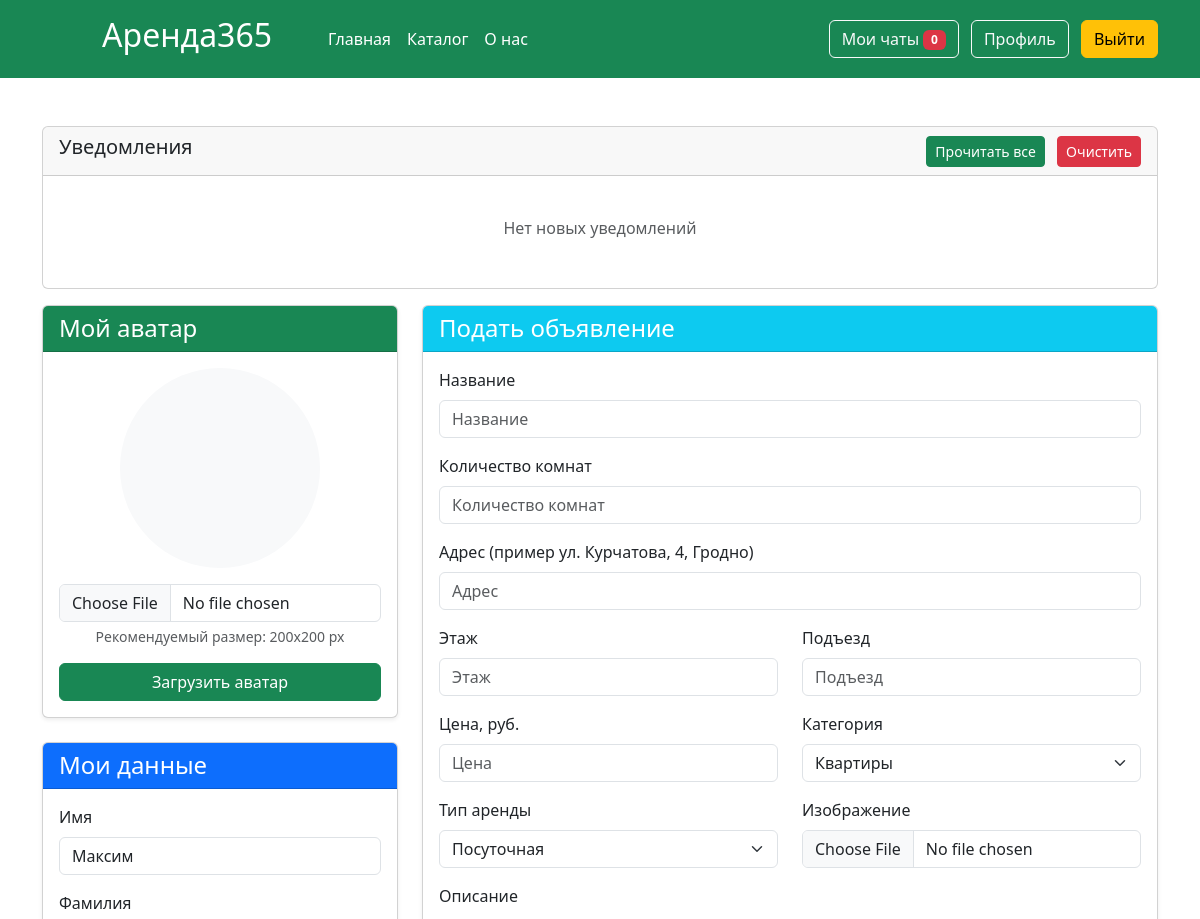
The page /profile (signed in, upper part) on the database as committed earlier.
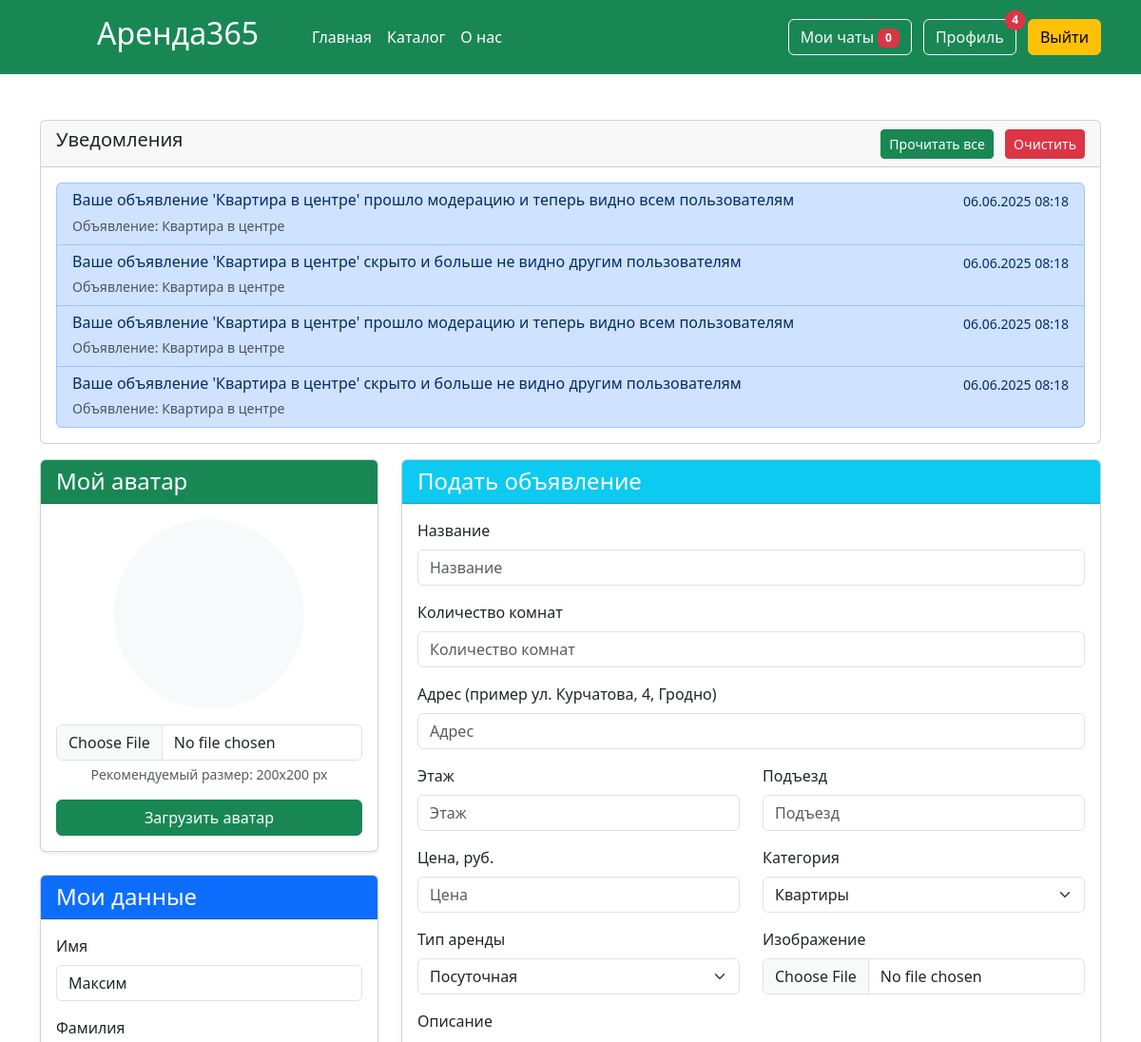
The same page on the database as committed later.
### app.py (models this page shows, shortened)
class Users(db.Model):
    id = db.Column(db.Integer,primary_key=True)
    name = db.Column(db.String(100))
    surname = db.Column(db.String(100))
    email = db.Column(db.String(100), unique=True)
    password = db.Column(db.String(100), unique=True)
    root = db.Column(db.Integer, default=0)
    avatar = db.Column(db.String(120), default='default.jpg')
    articles = db.relationship('Articles', backref='users', lazy=True)

class Notification(db.Model):
    id = db.Column(db.Integer, primary_key=True)
    user_id = db.Column(db.Integer, db.ForeignKey('users.id'), nullable=False)
    message = db.Column(db.Text, nullable=False)
    is_read = db.Column(db.Boolean, default=False)
    created_at = db.Column(db.DateTime, default=datetime.now)
    article_id = db.Column(db.Integer, db.ForeignKey('articles.id'))
    user = db.relationship('Users', backref='notifications')
    article = db.relationship('Articles')

class Articles(db.Model):
    id = db.Column(db.Integer,primary_key=True)
    title = db.Column(db.String(100))
    text = db.Column(db.Text)
    image_name = db.Column(db.String(100))
    category = db.Column(db.String(100))
    price = db.Column(db.Integer)
    floor = db.Column(db.Integer)
    entrance = db.Column(db.Integer)
    type_app = db.Column(db.String(100))
    address= db.Column(db.String(100))
    count_rooms = db.Column(db.Integer)
    hide = db.Column(db.Boolean, default=True)
    created_at = db.Column(db.DateTime, default=datetime.now)
    id_user = db.Column(db.Integer, db.ForeignKey('users.id'))
    orders = db.relationship('Orders', backref='article', lazy=True)
    images = db.relationship('Image', backref='article', lazy=True, cascade="all, delete-orphan")

### app.py (the view, shortened to what this page needs)
@app.route('/profile', methods=['GET', 'POST'])
def profile():
    if not 'name' in session:
        abort(401)
    total_user = Users.query.filter_by(email=session['name']).first()
    articles = Articles.query.filter_by(id_user=total_user.id).all()
    orders = Orders.query.filter_by(id_user=total_user.id).join(Articles).all()
    notifications = Notification.query.filter_by(user_id=total_user.id)\
        .order_by(Notification.created_at.desc()).all()
    return render_template("profile.html",articles=articles,orders=orders,notifications=notifications)

### app.py (called while the page is built)
@app.context_processor
def inject_unread_messages():
    if 'name' in session:
        current_user = Users.query.filter_by(email=session['name']).first()
        unread_count = Messages.query.filter_by(recipient_id=current_user.id, is_read=False).count()
        return dict(unread_messages=unread_count)
    return dict(unread_messages=0)

@app.context_processor
def inject_user():
    def get_user_name():
        if 'name' in session:
            return Users.query.filter_by(email=session['name']).first()
    return dict(active_user=get_user_name())

@app.context_processor
def inject_unread_count():
    if 'name' in session:
        user = Users.query.filter_by(email=session['name']).first()
        if user:
            unread_count = Notification.query.filter_by(user_id=user.id, is_read=False).count()
            return dict(unread_notifications=unread_count)
    return dict(unread_notifications=0)

### templates/profile.html (shortened to what this page needs)
{% extends 'base.html' %}
{% block main %}
<main>
    <div class="container my-5">
      <div class="card my-3">
    <div class="card-header d-flex justify-content-between align-items-center">
        <h5>Уведомления</h5>
        <div>
            <a href="{{url_for('mark_all_as_read')}}" class="btn btn-sm btn-success me-2">
                Прочитать все
            </a>
            <a href="{{url_for('clear_notifications')}}" class="btn btn-sm btn-danger"
               onclick="return confirm('Вы уверены, что хотите удалить все уведомления?')">
                Очистить
            </a>
        </div>
    </div>
    <div class="card-body">
        {% if notifications %}
        <div class="list-group">
            {% for notification in notifications %}
            <a href="{{url_for('mark_notification_as_read', notification_id=notification.id)}}"
               class="list-group-item list-group-item-action {% if not notification.is_read %}list-group-item-primary{% endif %}">
                <div class="d-flex w-100 justify-content-between">
                    <div>
                        <h6 class="mb-1">{{ notification.message }}</h6>
                        {% if notification.article %}
                        <small class="text-muted">Объявление: {{ notification.article.title }}</small>
                        {% endif %}
                    </div>
                    <small>{{ notification.created_at.strftime('%d.%m.%Y %H:%M') }}</small>
                </div>
            </a>
            {% endfor %}
        </div>
        {% else %}
        <div class="text-center py-3">
            <p class="text-muted mt-2">Нет новых уведомлений</p>
        </div>
        {% endif %}
    </div>
</div>
        <div class="row mb-3">
            <div class="col-lg-4">
                <div class="card mb-4 shadow-sm">
                    <div class="card-header bg-success text-white">
                        <h4 class="my-0 fw-normal">Мой аватар</h4>
                    </div>
                    <div class="card-body text-center">
                        <div class="mb-3">
                            {% if active_user.avatar %}
                            <img src="{{ url_for('static', filename='img/upload/' + active_user.avatar) }}"
                                 class="rounded-circle img-thumbnail"
                                 alt="Аватар"
                                 style="width: 200px; height: 200px; object-fit: cover;">
                            {% else %}
                            <div class="d-flex justify-content-center align-items-center rounded-circle bg-light"
                                 style="width: 200px; height: 200px; margin: 0 auto;">
                            </div>
                            {% endif %}
                        </div>
                        <form method="post" action="{{url_for('load_avatar')}}" enctype="multipart/form-data">
                            <div class="mb-3">
                                <input type="file" class="form-control" id="avatar" name="avatar" accept=".jpg,.jpeg,.png" required>
                                <div class="form-text">Рекомендуемый размер: 200x200 px</div>
                            </div>
                            <button type="submit" class="btn btn-success w-100">
                                 Загрузить аватар
                            </button>
                        </form>
                    </div>
                </div>
                <div class="card shadow-sm">
                    <div class="card-header bg-primary text-white">
                        <h4 class="my-0 fw-normal">Мои данные</h4>
                    </div>
                    <div class="card-body">
                        <form method="post" action="{{url_for('edit_profile')}}">
                            <div class="mb-3">
                                <label for="username" class="form-label">Имя</label>
                                <input type="text" class="form-control" id="username" name="name" value="{{ active_user.name }}" required>
                            </div>
                            <div class="mb-3">
                              <label for="surname" class="form-label">Фамилия</label>
                          </div>
                        </form>
                    </div>
                </div>
            </div>
            <div class="col-lg-8">
                <div class="card shadow-sm h-100">
                    <div class="card-header bg-info text-white">
                        <h4 class="my-0 fw-normal">Подать объявление</h4>
                    </div>
                    <div class="card-body">
                        <form method="post" enctype="multipart/form-data">
                            <div class="mb-3">
                                <label for="name" class="form-label">Название</label>
                                <input type="text" name="name" class="form-control" placeholder="Название" id="name" required>
                            </div>
                            <div class="mb-3">
                                <label for="count_rooms" class="form-label">Количество комнат</label>
                                <input type="number" name="count_rooms" min="1" class="form-control" placeholder="Количество комнат" id="count_rooms" required>
                            </div>
                            <div class="mb-3">
                                <label for="address" class="form-label">Адрес (пример ул. Курчатова, 4, Гродно)</label>
                                <input type="text" class="form-control" name="address" placeholder="Адрес" id="address" required>
                            </div>
                            <div class="row">
                                <div class="col-md-6 mb-3">
                                    <label for="floor" class="form-label">Этаж</label>
                                    <input type="number" class="form-control" min="1" name="floor" placeholder="Этаж" id="price" >
                                </div>
                                <div class="col-md-6 mb-3">
                                    <label for="entrance" class="form-label">Подъезд</label>
                                    <input type="number" class="form-control" min="1" name="entrance" placeholder="Подъезд" id="entrance" >
                                </div>
                            </div>
                            <div class="row">
                                <div class="col-md-6 mb-3">
                                    <label for="price" class="form-label">Цена, руб.</label>
                                    <input type="number" class="form-control" min="1" name="price" placeholder="Цена" id="price" required>
                                </div>
                                <div class="col-md-6 mb-3">
                                    <label for="category" class="form-label">Категория</label>
                                    <select name="category" id="category" class="form-select">
                                        <option value="Квартиры">Квартиры</option>
                                    </select>
                                </div>
                            </div>
                            <div class="row">
                                <div class="col-md-6 mb-3">
                                    <label for="type" class="form-label">Тип аренды</label>
                                    <select name="type" id="type" class="form-select">
                                        <option value="Посуточная">Посуточная</option>
                                    </select>
                                </div>
                                <div class="col-md-6 mb-3">
                                    <label for="image" class="form-label">Изображение</label>
                                    <input type="file" id="image" required name="image" class="form-control" accept=".jpg,.jpeg,.png">
                                </div>
                            </div>
                            <div class="mb-3">
                                <label class="form-label">Описание</label>
                            </div>
                        </form>
                    </div>
                </div>
            </div>
        </div>
    </div>
</main>
{% endblock %}

### templates/base.html (shortened to what this page needs)
<!DOCTYPE html>
<html lang="en">
  <head>
    <link
      href="{{ url_for('static', filename='css/bootstrap.min.css') }}"
      rel="stylesheet"
    />
    <link rel="stylesheet" href="{{ url_for('static', filename='css/style.css') }}" />
    <link rel="stylesheet" href="https://cdn.jsdelivr.net/npm/flatpickr/dist/flatpickr.min.css">
<link
  rel="stylesheet"
  href="https://unpkg.com/leaflet@1.9.4/dist/leaflet.css"
/>
  </head>
  <body>
    <header class="p-3 text-bg-success">
      <div class="container">
        <div
          class="d-flex flex-wrap align-items-center justify-content-center justify-content-lg-start"
        >
          <a
            href="/"
            class="d-flex align-items-center mb-2 mb-lg-0 text-white text-decoration-none"
          >
            <h2>Аренда365</h2>
          </a>
          <ul
            class="nav col-12 col-lg-auto me-lg-auto mx-5 mb-2 justify-content-center mb-md-0"
          >
            <li>
              <a href="/" class="nav-link px-2 text-white">Главная</a>
            </li>
            <li><a href="/catalog" class="nav-link px-2 text-white">Каталог</a></li>
            <li>
              <a href="/about" class="nav-link px-2 text-white">О нас</a>
            </li>
          </ul>
          <div class="text-end">
            {%if 'name' in session and active_user %}
            <a href="/my_chats" class="btn btn-outline-light me-2">Мои чаты <span class="badge bg-danger">{{ unread_messages }}</span></a>
            <a href="/profile" class="btn btn-outline-light me-2 position-relative">
              Профиль
              {% if unread_notifications > 0 %}
            <span class="position-absolute top-0 start-100 translate-middle badge rounded-pill bg-danger">
                {{ unread_notifications }}
            </span>
            {% endif %}
            </a>
            <a href="/logout"  class="btn btn-warning">Выйти</a>
            {% else %}
            <a href="/login" class="btn btn-outline-light me-2">Вход</a>
             <a href="/reg"  class="btn btn-warning">Регистрация</a>
             {%endif%}
          </div>
        </div>
      </div>
    </header>
    {% block main %} {% endblock %}
  </body>
</html>

### static/css/style.css (style rules this page uses)
html { height: 100%; }
body { display: flex; flex-direction: column; height: 100%; background-color: #ffff; border-radius: 30px; }
main { flex: 1 0 auto; }
.card { transition: box-shadow 0.3s; }

Rows that differ between the two databases and show on the page:
added Notification: message "Ваше объявление 'Квартира в центре' прошло модерацию и теперь видно всем пользователям", article "Квартира в центре", created_at "06.06.2025 08:18"
added Notification: message "Ваше объявление 'Квартира в центре' скрыто и больше не видно другим пользователям", article "Квартира в центре", created_at "06.06.2025 08:18"
added Notification: message "Ваше объявление 'Квартира в центре' прошло модерацию и теперь видно всем пользователям", article "Квартира в центре", created_at "06.06.2025 08:18"
added Notification: message "Ваше объявление 'Квартира в центре' скрыто и больше не видно другим пользователям", article "Квартира в центре", created_at "06.06.2025 08:18"
Other text that changed with them:
{{ unread_notifications }}: (not shown) → "4"
text no longer shown: "Нет новых уведомлений"
